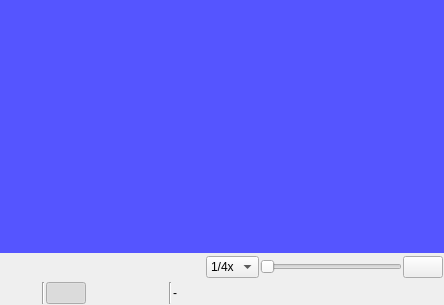
<?xml version="1.0" encoding="UTF-8"?>
<ui version="4.0">
 <class>MainImageWidget</class>
 <widget class="QWidget" name="MainImageWidget">
  <property name="geometry">
   <rect>
    <x>0</x>
    <y>0</y>
    <width>444</width>
    <height>305</height>
   </rect>
  </property>
  <property name="windowTitle">
   <string>Form</string>
  </property>
  <layout class="QVBoxLayout" name="verticalLayout">
   <property name="spacing">
    <number>2</number>
   </property>
   <property name="margin">
    <number>0</number>
   </property>
   <item>
    <widget class="ImageWidget" name="globalImageLabel" native="true">
     <property name="sizePolicy">
      <sizepolicy hsizetype="Expanding" vsizetype="Expanding">
       <horstretch>0</horstretch>
       <verstretch>0</verstretch>
      </sizepolicy>
     </property>
     <property name="styleSheet">
      <string notr="true">background-color: rgb(85, 85, 255);</string>
     </property>
    </widget>
   </item>
   <item>
    <widget class="QWidget" name="movieToolbarWidget" native="true">
     <layout class="QHBoxLayout" name="horizontalLayout_2">
      <property name="spacing">
       <number>1</number>
      </property>
      <property name="margin">
       <number>1</number>
      </property>
      <item>
       <widget class="QPushButton" name="goFirstButton">
        <property name="toolTip">
         <string>Go to first image</string>
        </property>
        <property name="text">
         <string/>
        </property>
        <property name="icon">
         <iconset resource="../ema.qrc">
          <normaloff>:/icons/icons/16x16/media-seek-backward.png</normaloff>:/icons/icons/16x16/media-seek-backward.png</iconset>
        </property>
        <property name="iconSize">
         <size>
          <width>22</width>
          <height>22</height>
         </size>
        </property>
        <property name="flat">
         <bool>true</bool>
        </property>
       </widget>
      </item>
      <item>
       <widget class="QPushButton" name="goPrevButton">
        <property name="toolTip">
         <string>Go to previous image</string>
        </property>
        <property name="text">
         <string/>
        </property>
        <property name="icon">
         <iconset resource="../ema.qrc">
          <normaloff>:/icons/icons/16x16/media-skip-backward.png</normaloff>:/icons/icons/16x16/media-skip-backward.png</iconset>
        </property>
        <property name="iconSize">
         <size>
          <width>22</width>
          <height>22</height>
         </size>
        </property>
        <property name="flat">
         <bool>true</bool>
        </property>
       </widget>
      </item>
      <item>
       <widget class="QPushButton" name="playButton">
        <property name="toolTip">
         <string>Play/pause</string>
        </property>
        <property name="text">
         <string/>
        </property>
        <property name="icon">
         <iconset resource="../ema.qrc">
          <normaloff>:/icons/icons/16x16/media-playback-start.png</normaloff>:/icons/icons/16x16/media-playback-start.png</iconset>
        </property>
        <property name="iconSize">
         <size>
          <width>22</width>
          <height>22</height>
         </size>
        </property>
        <property name="flat">
         <bool>true</bool>
        </property>
       </widget>
      </item>
      <item>
       <widget class="QPushButton" name="goNextButton">
        <property name="toolTip">
         <string>Go to next image</string>
        </property>
        <property name="text">
         <string/>
        </property>
        <property name="icon">
         <iconset resource="../ema.qrc">
          <normaloff>:/icons/icons/16x16/media-skip-forward.png</normaloff>:/icons/icons/16x16/media-skip-forward.png</iconset>
        </property>
        <property name="iconSize">
         <size>
          <width>22</width>
          <height>22</height>
         </size>
        </property>
        <property name="flat">
         <bool>true</bool>
        </property>
       </widget>
      </item>
      <item>
       <widget class="QPushButton" name="goLastButton">
        <property name="toolTip">
         <string>Go to last image</string>
        </property>
        <property name="text">
         <string/>
        </property>
        <property name="icon">
         <iconset resource="../ema.qrc">
          <normaloff>:/icons/icons/16x16/media-seek-forward.png</normaloff>:/icons/icons/16x16/media-seek-forward.png</iconset>
        </property>
        <property name="iconSize">
         <size>
          <width>22</width>
          <height>22</height>
         </size>
        </property>
        <property name="flat">
         <bool>true</bool>
        </property>
       </widget>
      </item>
      <item>
       <widget class="QComboBox" name="speedComboBox">
        <property name="sizePolicy">
         <sizepolicy hsizetype="Minimum" vsizetype="Fixed">
          <horstretch>0</horstretch>
          <verstretch>0</verstretch>
         </sizepolicy>
        </property>
        <item>
         <property name="text">
          <string>1/4x</string>
         </property>
        </item>
        <item>
         <property name="text">
          <string>1/2x</string>
         </property>
        </item>
        <item>
         <property name="text">
          <string>1x</string>
         </property>
        </item>
        <item>
         <property name="text">
          <string>2x</string>
         </property>
        </item>
        <item>
         <property name="text">
          <string>4x</string>
         </property>
        </item>
        <item>
         <property name="text">
          <string>8x</string>
         </property>
        </item>
       </widget>
      </item>
      <item>
       <widget class="QSlider" name="horizontalSlider">
        <property name="orientation">
         <enum>Qt::Horizontal</enum>
        </property>
       </widget>
      </item>
      <item>
       <widget class="QPushButton" name="bookmarksButton">
        <property name="toolTip">
         <string>Bookmarks menu</string>
        </property>
        <property name="text">
         <string/>
        </property>
        <property name="icon">
         <iconset resource="../ema.qrc">
          <normaloff>:/icons/icons/16x16/bookmark-toolbar.png</normaloff>:/icons/icons/16x16/bookmark-toolbar.png</iconset>
        </property>
        <property name="iconSize">
         <size>
          <width>22</width>
          <height>22</height>
         </size>
        </property>
       </widget>
      </item>
     </layout>
    </widget>
   </item>
   <item>
    <widget class="QWidget" name="imageToolbarWidget" native="true">
     <layout class="QHBoxLayout" name="horizontalLayout">
      <property name="spacing">
       <number>1</number>
      </property>
      <property name="margin">
       <number>1</number>
      </property>
      <item>
       <widget class="QPushButton" name="grayscaleButton">
        <property name="toolTip">
         <string>Use grayscale input instead of color</string>
        </property>
        <property name="text">
         <string/>
        </property>
        <property name="icon">
         <iconset resource="../../main/piaf.qrc">
          <normaloff>:/images/22x22/view-color.png</normaloff>
          <normalon>:/images/22x22/view-gray.png</normalon>:/images/22x22/view-color.png</iconset>
        </property>
        <property name="checkable">
         <bool>true</bool>
        </property>
        <property name="flat">
         <bool>true</bool>
        </property>
       </widget>
      </item>
      <item>
       <widget class="Line" name="line_2">
        <property name="orientation">
         <enum>Qt::Vertical</enum>
        </property>
       </widget>
      </item>
      <item>
       <widget class="QPushButton" name="zoomButton">
        <property name="toolTip">
         <string>Mouse controls viewing</string>
        </property>
        <property name="text">
         <string/>
        </property>
        <property name="icon">
         <iconset resource="../ema.qrc">
          <normaloff>:/icons/icons/16x16/zoom-in.png</normaloff>:/icons/icons/16x16/zoom-in.png</iconset>
        </property>
        <property name="checkable">
         <bool>true</bool>
        </property>
        <property name="checked">
         <bool>true</bool>
        </property>
        <property name="flat">
         <bool>true</bool>
        </property>
        <attribute name="buttonGroup">
         <string>buttonGroup</string>
        </attribute>
       </widget>
      </item>
      <item>
       <widget class="QPushButton" name="pickerButton">
        <property name="toolTip">
         <string>Get RGB or gray components on image point</string>
        </property>
        <property name="text">
         <string/>
        </property>
        <property name="icon">
         <iconset resource="../ema.qrc">
          <normaloff>:/icons/icons/16x16/color-picker-grey.png</normaloff>:/icons/icons/16x16/color-picker-grey.png</iconset>
        </property>
        <property name="checkable">
         <bool>true</bool>
        </property>
        <property name="flat">
         <bool>true</bool>
        </property>
        <attribute name="buttonGroup">
         <string>buttonGroup</string>
        </attribute>
       </widget>
      </item>
      <item>
       <widget class="QPushButton" name="roiButton">
        <property name="toolTip">
         <string>Edits regions of interest</string>
        </property>
        <property name="text">
         <string/>
        </property>
        <property name="icon">
         <iconset resource="../ema.qrc">
          <normaloff>:/icons/icons/16x16/transform-crop.png</normaloff>:/icons/icons/16x16/transform-crop.png</iconset>
        </property>
        <property name="checkable">
         <bool>true</bool>
        </property>
        <property name="flat">
         <bool>true</bool>
        </property>
        <attribute name="buttonGroup">
         <string>buttonGroup</string>
        </attribute>
       </widget>
      </item>
      <item>
       <widget class="Line" name="line">
        <property name="orientation">
         <enum>Qt::Vertical</enum>
        </property>
       </widget>
      </item>
      <item>
       <widget class="QLabel" name="infoLabel">
        <property name="sizePolicy">
         <sizepolicy hsizetype="Expanding" vsizetype="Preferred">
          <horstretch>0</horstretch>
          <verstretch>0</verstretch>
         </sizepolicy>
        </property>
        <property name="toolTip">
         <string>Multipurpose information label</string>
        </property>
        <property name="text">
         <string>-</string>
        </property>
       </widget>
      </item>
      <item>
       <widget class="Line" name="line_3">
        <property name="orientation">
         <enum>Qt::Horizontal</enum>
        </property>
       </widget>
      </item>
      <item>
       <widget class="QPushButton" name="recordButton">
        <property name="toolTip">
         <string>Record output</string>
        </property>
        <property name="text">
         <string/>
        </property>
        <property name="icon">
         <iconset resource="../ema.qrc">
          <normaloff>:/icons/icons/16x16/media-record.png</normaloff>
          <normalon>:/icons/icons/16x16/media-playback-stop.png</normalon>:/icons/icons/16x16/media-record.png</iconset>
        </property>
        <property name="checkable">
         <bool>true</bool>
        </property>
        <property name="flat">
         <bool>true</bool>
        </property>
       </widget>
      </item>
      <item>
       <widget class="QPushButton" name="snapButton">
        <property name="toolTip">
         <string>Take a snapshot of this image</string>
        </property>
        <property name="text">
         <string/>
        </property>
        <property name="icon">
         <iconset resource="../ema.qrc">
          <normaloff>:/icons/icons/16x16/camera-photo.png</normaloff>:/icons/icons/16x16/camera-photo.png</iconset>
        </property>
        <property name="checkable">
         <bool>false</bool>
        </property>
        <property name="flat">
         <bool>true</bool>
        </property>
       </widget>
      </item>
     </layout>
    </widget>
   </item>
  </layout>
  <action name="actionZoomIn">
   <property name="icon">
    <iconset resource="../ema.qrc">
     <normaloff>:/icons/icons/16x16/zoom-in.png</normaloff>:/icons/icons/16x16/zoom-in.png</iconset>
   </property>
   <property name="text">
    <string>ZoomIn</string>
   </property>
   <property name="toolTip">
    <string>Zoom in</string>
   </property>
   <property name="shortcut">
    <string>+</string>
   </property>
  </action>
  <action name="actionZoom_out">
   <property name="icon">
    <iconset resource="../ema.qrc">
     <normaloff>:/icons/icons/16x16/zoom-out.png</normaloff>:/icons/icons/16x16/zoom-out.png</iconset>
   </property>
   <property name="text">
    <string>Zoom out</string>
   </property>
   <property name="toolTip">
    <string>Zoom out</string>
   </property>
   <property name="shortcut">
    <string>-</string>
   </property>
  </action>
 </widget>
 <customwidgets>
  <customwidget>
   <class>ImageWidget</class>
   <extends>QWidget</extends>
   <header>imagewidget.h</header>
   <container>1</container>
  </customwidget>
 </customwidgets>
 <resources>
  <include location="../ema.qrc"/>
  <include location="../../main/piaf.qrc"/>
 </resources>
 <connections/>
 <buttongroups>
  <buttongroup name="buttonGroup"/>
 </buttongroups>
</ui>
